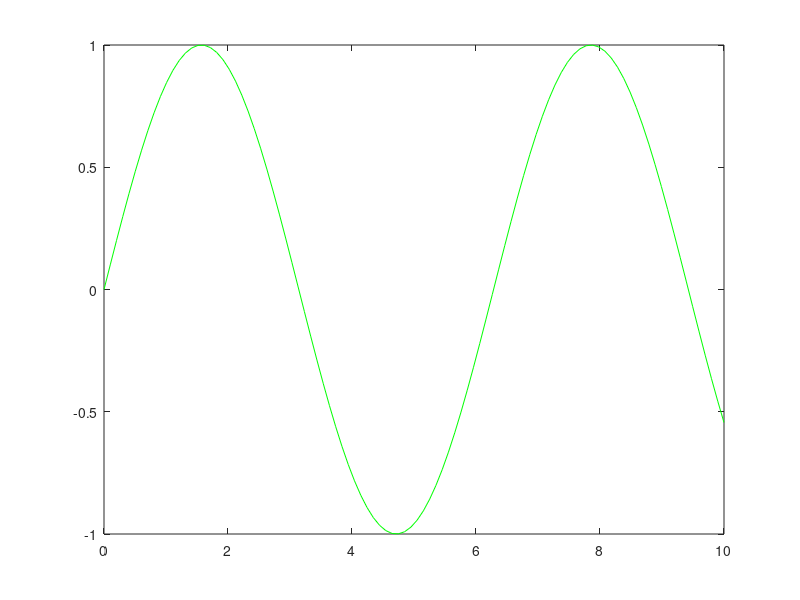

Write MATLAB code to recreate this figure. (Note: this script raises an error after producing the figure.)
% MATLAB script to create a chart with two y-axes

t = linspace(0, 10, 100);
y1 = sin(t);
y2 = cos(t);

figure;
ax1 = axes;
h1 = plot(t, y1, 'g-');
ax1.XColor = 'k';
ax1.YColor = 'g';
hold on;

ax2 = axes;
h2 = plot(t, y2, 'b-');
ax2.Position = ax1.Position;
ax2.Color = 'none';
ax2.XColor = 'none';
ax2.YColor = 'b';
ax2.YAxisLocation = 'right';

xlabel('Time (s)');
ylabel(ax1, 'Sin');
ylabel(ax2, 'Cos');
title('Dual Y-Axis Chart');

legend([h1, h2], {'Sin Wave', 'Cos Wave'});

saveas(gcf, 'dual_y_axis_chart.png');
